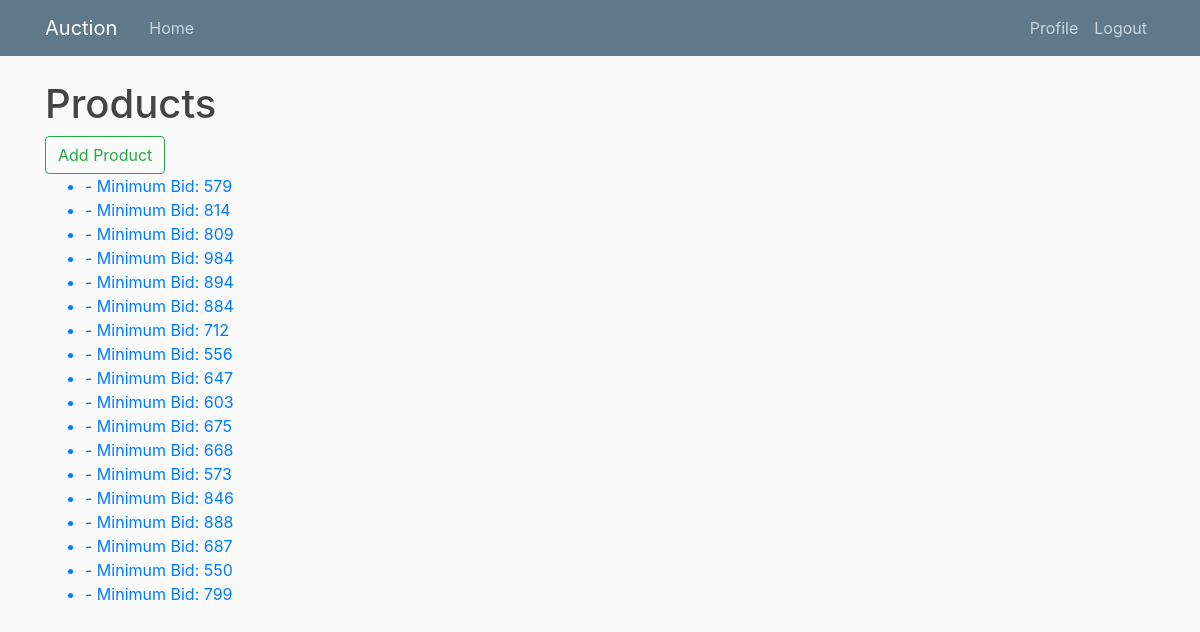
Page /products/ (signed in) on the committed database.
### auction/models.py (models this page shows, shortened)
class Product(TimeStampedModel, TitleDescriptionModel, models.Model):
    minimum_bid = models.IntegerField()
    seller = models.ForeignKey(Seller, on_delete=models.CASCADE)
    auction = models.ForeignKey(
        Auction, on_delete=models.CASCADE, null=True, blank=True)
    is_sold = models.BooleanField(default=False)

### auction/views.py (the view)
# urls.py: path('products/', views.ProductListView.as_view(), name='products-list'),
class ProductListView(View):
    def get(self, request, *args, **kwargs):
        return render(request, 'auction/product_list.html', {
            'products': Product.objects.all(),
        })

### auction/templates/auction/product_list.html
{% extends "base.html" %}
{% block content %}
    <h1>Products</h1>
    <a href="{% url 'product-create' %}">
      <button class="btn btn-outline-success">Add Product</button>
    </a>
    <ul>
      {% for product in products %}
          <a href="{% url 'product-detail' product.id %}">
            <li>{{ product.title }} - Minimum Bid: {{ product.minimum_bid }}</li>
          </a>
      {% endfor %}
    </ul>
{% endblock content %}

### static/main.css (style rules this page uses)
body { background: #fafafa; color: #333333; margin-top: 5rem; }
h1, h2, h3, h4, h5, h6 { color: #444444; }
ul { margin: 0; }

### rows in the picture
Product: minimum_bid "579"
Product: minimum_bid "814"
Product: minimum_bid "809"
Product: minimum_bid "984"
Product: minimum_bid "894"
Product: minimum_bid "884"
Product: minimum_bid "712"
Product: minimum_bid "556"
Product: minimum_bid "647"
Product: minimum_bid "603"
Product: minimum_bid "675"
Product: minimum_bid "668"
Product: minimum_bid "573"
Product: minimum_bid "846"
Product: minimum_bid "888"
Product: minimum_bid "687"
Product: minimum_bid "550"
Product: minimum_bid "799"
